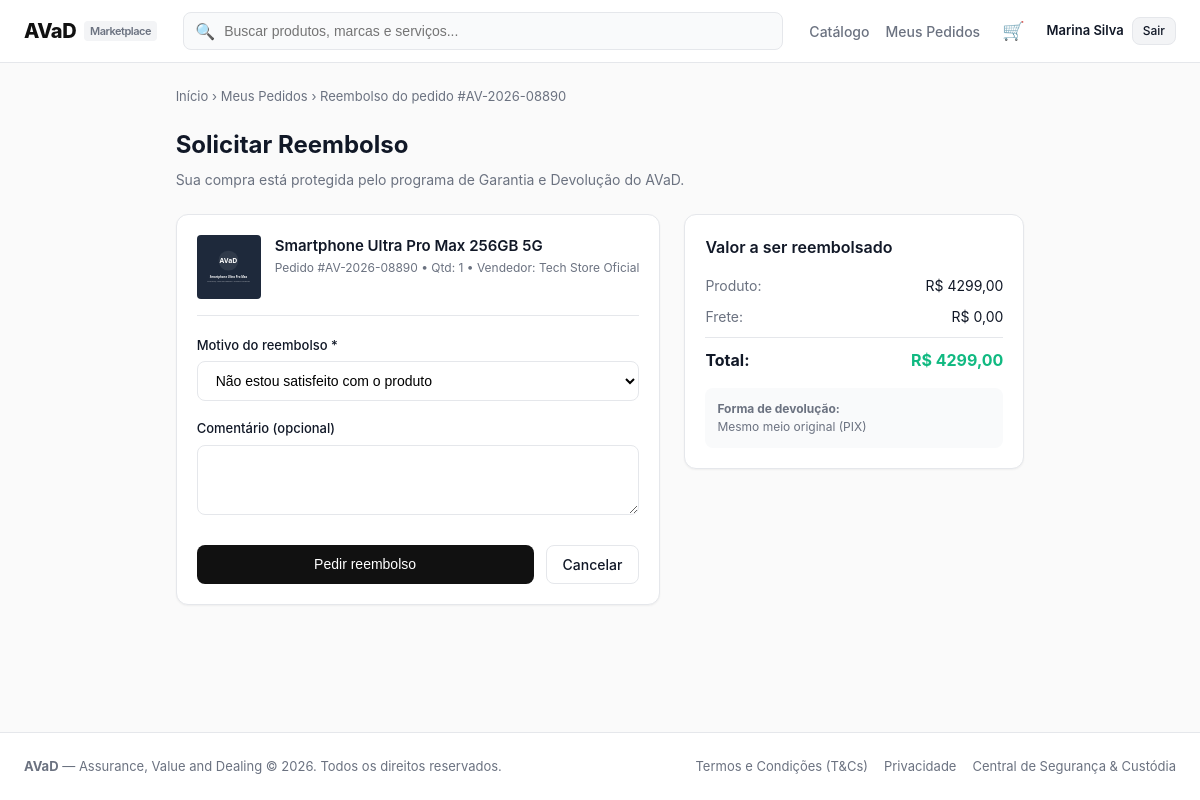
Screenshot of /orders/refund/2/ (signed in) with the database file from the repository.
### accounts/models.py (models this page shows, shortened)
class UserProfile(models.Model):
    user = models.OneToOneField(User, on_delete=models.CASCADE, related_name='profile')
    nome = models.CharField(max_length=16)
    data_nascimento = models.DateField()
    cpf = models.CharField(max_length=14, unique=True)
    cnpj = models.CharField(max_length=18, blank=True, null=True, unique=True)
    tem_cnpj = models.BooleanField(default=False)
    email_verificado = models.BooleanField(default=False)
    is_mediador = models.BooleanField(default=False)
    conta_bancaria_bloqueada = models.BooleanField(default=False)
    suspenso = models.BooleanField(default=False)
    token_verificacao = models.CharField(max_length=64, blank=True, null=True)
    tipo_usuario = models.CharField(max_length=20, choices=[
        ('comprador', 'Comprador'),
        ('vendedor', 'Vendedor'),
        ('mediador', 'Mediador'),
    ], default='comprador')
    nome_loja = models.CharField(max_length=64, blank=True, null=True)

### orders/models.py (models this page shows, shortened)
class Order(models.Model):
    codigo = models.CharField(max_length=20, unique=True, default=generate_order_code)
    comprador = models.ForeignKey(User, on_delete=models.CASCADE, related_name='compras')
    vendedor = models.ForeignKey(User, on_delete=models.CASCADE, related_name='vendas')
    produto = models.ForeignKey('catalog.Product', on_delete=models.CASCADE)
    quantidade = models.PositiveIntegerField(default=1)
    preco_unitario = models.DecimalField(max_digits=10, decimal_places=2)
    valor_frete = models.DecimalField(max_digits=10, decimal_places=2, default=0)
    metodo_frete = models.CharField(max_length=20, choices=METODO_FRETE_CHOICES, default='pac')
    prazo_dias = models.PositiveIntegerField(default=7)
    valor_total = models.DecimalField(max_digits=10, decimal_places=2)
    forma_pagamento = models.CharField(max_length=20, choices=FORMA_PAGAMENTO_CHOICES, default='cartao')
    parcelas = models.PositiveIntegerField(default=1)
    cep_entrega = models.CharField(max_length=10, blank=True)
    endereco_entrega = models.TextField(blank=True)
    codigo_rastreio = models.CharField(max_length=20, blank=True, default='')
    status = models.CharField(max_length=30, choices=STATUS_CHOICES, default='aguardando_pagamento')
    recebimento_confirmado = models.BooleanField(default=False)
    criado_em = models.DateTimeField(auto_now_add=True)
    class Meta:
        ordering = ['-criado_em']

### catalog/models.py (models this page shows, shortened)
class Product(models.Model):
    vendedor = models.ForeignKey(User, on_delete=models.CASCADE, related_name='products')
    titulo = models.CharField(max_length=200)
    categoria = models.CharField(max_length=50, choices=CATEGORIAS)
    descricao = models.TextField()
    caracteristicas = models.TextField(blank=True, help_text='Uma característica por linha')
    preco = models.DecimalField(max_digits=10, decimal_places=2)
    estoque = models.PositiveIntegerField(default=0)
    imagem = models.ImageField(upload_to='products/', blank=True, null=True)
    frete_gratis = models.BooleanField(default=False)
    ativo = models.BooleanField(default=True)
    criado_em = models.DateTimeField(auto_now_add=True)
    class Meta:
        ordering = ['-criado_em']

### orders/views.py (the view)
# urls.py: path('refund/<int:order_id>/', views.refund_view, name='refund'),
@login_required
def refund_view(request, order_id):
    order = get_object_or_404(Order, pk=order_id, comprador=request.user)
    if order.status == 'cancelado':
        messages.warning(request, 'Este pedido já foi cancelado ou reembolsado.')
        return redirect('orders:my_orders')
    if request.method == 'POST':
        form = RefundForm(request.POST)
        if form.is_valid():
            refund = RefundRequest.objects.create(
                pedido=order,
                motivo=form.cleaned_data['motivo'],
                comentario=form.cleaned_data['comentario'],
                valor_reembolso=order.valor_total,
                status='solicitacao_enviada'
            )
            messages.success(request, f'Solicitação de reembolso {refund.protocolo} enviada.')
            return redirect('orders:refund_status', refund_id=refund.id)
    else:
        form = RefundForm()
    return render(request, 'orders/refund.html', {
        'order': order,
        'form': form,
    })

### orders/forms.py
class RefundForm(forms.Form):
    motivo = forms.ChoiceField(label='Motivo do reembolso', choices=[
        ('insatisfeito', 'Não estou satisfeito com o produto'),
        ('defeito', 'Produto com defeito'),
        ('diferente', 'Produto diferente do anunciado'),
        ('danificado', 'Produto danificado no transporte'),
        ('atraso', 'Atraso excessivo na entrega'),
        ('outro', 'Outro motivo'),
    ], widget=forms.Select(attrs={'class': 'form-input'}))
    comentario = forms.CharField(required=False, label='Comentário (opcional)',
                                 widget=forms.Textarea(attrs={'class': 'form-input', 'rows': 3}))

### orders/cart.py (called while the page is built)
    def _qs(self):
        return CartItem.objects.filter(usuario=self.user)

    def count(self):
        total = self._qs().filter(produto__ativo=True).aggregate(t=Sum('quantidade'))['t']
        return total or 0

### orders/context_processors.py (called while the page is built)
def cart_count(request):
    user = getattr(request, 'user', None)
    if user is None or not user.is_authenticated:
        return {'cart_count': 0}
    return {'cart_count': Cart(request).count()}

### templates/orders/refund.html (shortened to what this page needs)
{% extends "base.html" %}
{% block content %}
<div style="font-size: 13px; color: var(--text-muted); margin-bottom: 20px;">
  <a href="{% url 'home' %}">Início</a> &rsaquo;
  <a href="{% url 'orders:my_orders' %}">Meus Pedidos</a> &rsaquo;
  <span>Reembolso do pedido {{ order.codigo }}</span>
</div>
<div style="max-width: 900px; margin: 0 auto;">
  <div style="margin-bottom: 24px;">
    <h1 style="font-size: 24px; font-weight: 700; margin-bottom: 6px;">Solicitar Reembolso</h1>
    <p style="font-size: 14px; color: var(--text-muted);">
      Sua compra está protegida pelo programa de Garantia e Devolução do AVaD.
    </p>
  </div>
  <form method="post" action="{% url 'orders:refund' order.id %}" novalidate>
    <div style="display: grid; grid-template-columns: 1fr 340px; gap: 24px;">
      <div class="card">
        <div style="display: flex; gap: 14px; padding-bottom: 16px; margin-bottom: 20px; border-bottom: 1px solid var(--border-color);">
          <div style="width: 64px; height: 64px; background: #F3F4F6; border-radius: var(--radius-sm); overflow: hidden; flex-shrink: 0;">
            {% if order.produto.imagem %}
              <img src="{{ order.produto.imagem.url }}" alt="{{ order.produto.titulo }}" style="width: 100%; height: 100%; object-fit: cover;">
            {% endif %}
          </div>
          <div>
            <h3 style="font-size: 15px; font-weight: 600;">{{ order.produto.titulo }}</h3>
            <div style="font-size: 12px; color: var(--text-muted); margin-top: 2px;">
              Pedido {{ order.codigo }} &bull; Qtd: {{ order.quantidade }} &bull; Vendedor: {{ order.vendedor.profile.nome_loja|default:order.vendedor.profile.nome }}
            </div>
          </div>
        </div>
        <div class="form-group">
          <label class="form-label" for="{{ form.motivo.id_for_label }}">Motivo do reembolso *</label>
          {{ form.motivo }}
        </div>
        <div class="form-group">
          <label class="form-label" for="{{ form.comentario.id_for_label }}">Comentário (opcional)</label>
          {{ form.comentario }}
        </div>
        <div style="display: flex; gap: 12px; margin-top: 24px;">
          <button type="submit" class="btn btn-primary" style="flex: 1;">
            Pedir reembolso
          </button>
          <a href="{% url 'orders:my_orders' %}" class="btn btn-outline">
            Cancelar
          </a>
        </div>
      </div>
      <div>
        <div class="card" style="position: sticky; top: 80px;">
          <h3 class="card-title" style="margin-bottom: 16px;">Valor a ser reembolsado</h3>
          <div style="display: flex; flex-direction: column; gap: 10px; font-size: 14px; margin-bottom: 16px;">
            <div style="display: flex; justify-content: space-between;">
              <span style="color: var(--text-muted);">Produto:</span>
              <span>R$ {{ order.preco_unitario }}</span>
            </div>
            <div style="display: flex; justify-content: space-between;">
              <span style="color: var(--text-muted);">Frete:</span>
              <span>R$ {{ order.valor_frete }}</span>
            </div>
            <div style="border-top: 1px solid var(--border-color); padding-top: 10px; display: flex; justify-content: space-between; font-weight: 700; font-size: 16px;">
              <span>Total:</span>
              <span style="color: #10B981;">R$ {{ order.valor_total }}</span>
            </div>
          </div>
          <div style="background: #F9FAFB; padding: 12px; border-radius: var(--radius-md); font-size: 12px; color: var(--text-muted);">
            <div><strong>Forma de devolução:</strong></div>
            <div>Mesmo meio original ({{ order.get_forma_pagamento_display }})</div>
          </div>
        </div>
      </div>
    </div>
  </form>
</div>
{% endblock %}

### templates/base.html (shortened to what this page needs)
{% load static %}
<!DOCTYPE html>
<html lang="pt-br">
<head>
  <link rel="stylesheet" href="{% static 'css/style.css' %}">
</head>
<body>
  <header class="navbar">
    <div class="nav-container">
      <a href="{% url 'home' %}" class="logo">
        <span>AVaD</span>
        <span class="logo-tag">Marketplace</span>
      </a>
      <form action="{% url 'catalog:product_list' %}" method="get" class="search-form">
        <span class="search-icon">🔍</span>
        <input type="text" name="q" value="{{ request.GET.q|default:'' }}" class="search-input" placeholder="Buscar produtos, marcas e serviços...">
      </form>
      <nav class="nav-links">
        <a href="{% url 'catalog:product_list' %}" class="nav-link">Catálogo</a>
        {% if user.is_authenticated %}
          <a href="{% url 'orders:my_orders' %}" class="nav-link">Meus Pedidos</a>
          <a href="{% url 'orders:cart' %}" class="nav-link cart-link" title="Carrinho" aria-label="Carrinho">
            🛒{% if cart_count %}<span class="cart-badge">{{ cart_count }}</span>{% endif %}
          </a>
          <div style="display: flex; align-items: center; gap: 8px;">
            <span style="font-size: 13px; font-weight: 600;">{{ user.profile.nome|default:user.username }}</span>
            <a href="{% url 'accounts:logout' %}" class="btn btn-secondary btn-sm">Sair</a>
          </div>
        {% else %}
          <a href="{% url 'accounts:login' %}" class="btn btn-outline btn-sm">Entrar</a>
          <a href="{% url 'accounts:register' %}" class="btn btn-primary btn-sm">Cadastre-se</a>
        {% endif %}
      </nav>
    </div>
  </header>
  <main class="container">
    {% block content %}{% endblock %}
  </main>
  <footer class="footer">
    <div class="footer-inner">
      <div>
        <strong>AVaD</strong> — Assurance, Value and Dealing &copy; 2026. Todos os direitos reservados.
      </div>
      <div style="display: flex; gap: 16px;">
        <a href="#">Termos e Condições (T&Cs)</a>
        <a href="#">Privacidade</a>
        <a href="#">Central de Segurança & Custódia</a>
      </div>
    </div>
  </footer>
</body>
</html>

### static/css/style.css (style rules this page uses)
:root { --bg-main: #FAFAFA; --bg-card: #FFFFFF; --text-main: #111827; --text-muted: #6B7280; --border-color: #E5E7EB; --primary: #111111; --primary-hover: #000000; --accent-emerald: #10B981; --accent-blue: #2563EB; --sidebar-dark: #142621; --sidebar-text: #E2E8F0; --sidebar-muted: #94A3B8; --sidebar-active: #10B981; --danger: #EF4444; --warning: #F59E0B; --success: #10B981; --info: #3B82F6; --radius-sm: 4px; --radius-md: 8px; --radius-lg: 12px; --shadow-sm: 0 1px 2px 0 rgba(0, 0, 0, 0.05); --shadow-md: 0 4px 6px -1px rgba(0, 0, 0, 0.1); --shadow-lg: 0 10px 15px -3px rgba(0, 0, 0, 0.1); }
* { box-sizing: border-box; margin: 0; padding: 0; }
body { font-family: -apple-system, BlinkMacSystemFont, "Segoe UI", Roboto, Helvetica, Arial, sans-serif; background-color: var(--bg-main); color: var(--text-main); line-height: 1.5; min-height: 100vh; display: flex; flex-direction: column; }
a { color: inherit; text-decoration: none; }
.navbar { background-color: #FFFFFF; border-bottom: 1px solid var(--border-color); padding: 12px 24px; position: sticky; top: 0; z-index: 50; }
.nav-container { max-width: 1280px; margin: 0 auto; display: flex; align-items: center; justify-content: space-between; gap: 20px; }
.logo { font-size: 20px; font-weight: 800; letter-spacing: -0.5px; color: var(--primary); display: flex; align-items: center; gap: 8px; }
.logo-tag { font-size: 11px; font-weight: 600; background-color: #F3F4F6; padding: 2px 6px; border-radius: var(--radius-sm); color: var(--text-muted); }
.search-form { flex: 1; max-width: 600px; position: relative; }
.search-input { width: 100%; padding: 10px 16px 10px 40px; border: 1px solid var(--border-color); border-radius: var(--radius-md); font-size: 14px; outline: none; background-color: #F9FAFB; transition: all 0.2s; }
.search-icon { position: absolute; left: 12px; top: 50%; transform: translateY(-50%); color: var(--text-muted); }
.nav-links { display: flex; align-items: center; gap: 16px; font-size: 14px; font-weight: 500; }
.nav-link { color: var(--text-muted); transition: color 0.2s; }
.btn { display: inline-flex; align-items: center; justify-content: center; padding: 8px 16px; border-radius: var(--radius-md); font-size: 14px; font-weight: 500; cursor: pointer; transition: all 0.15s ease-in-out; border: 1px solid transparent; text-decoration: none; gap: 8px; }
.btn-primary { background-color: var(--primary); color: #FFFFFF; }
.btn-secondary { background-color: #F3F4F6; color: var(--text-main); border-color: var(--border-color); }
.btn-outline { background-color: transparent; border-color: var(--border-color); color: var(--text-main); }
.btn-sm { padding: 4px 10px; font-size: 12px; }
.container { max-width: 1280px; margin: 0 auto; padding: 24px 16px; flex: 1; }
.form-group { margin-bottom: 18px; }
.form-label { display: block; font-size: 13px; font-weight: 500; margin-bottom: 6px; color: var(--text-main); }
.form-input, .form-select, textarea.form-input { width: 100%; padding: 10px 14px; border: 1px solid var(--border-color); border-radius: var(--radius-md); font-size: 14px; outline: none; transition: border-color 0.15s; background-color: #FFFFFF; }
.card { background-color: var(--bg-card); border: 1px solid var(--border-color); border-radius: var(--radius-lg); padding: 20px; box-shadow: var(--shadow-sm); }
.card-title { font-size: 16px; font-weight: 600; }
.footer { background: #FFFFFF; border-top: 1px solid var(--border-color); padding: 24px; margin-top: auto; font-size: 13px; color: var(--text-muted); }
.footer-inner { max-width: 1280px; margin: 0 auto; display: flex; justify-content: space-between; align-items: center; }
.cart-link { position: relative; font-size: 18px; line-height: 1; padding: 4px 6px; }

### rows the page displays
Order: codigo "#AV-2026-08890", produto.imagem (picture), produto.titulo "Smartphone Ultra Pro Max 256GB 5G", quantidade "1", vendedor.profile.nome_loja "Tech Store Oficial", preco_unitario "4299,00", valor_frete "0,00", valor_total "4299,00", forma_pagamento "PIX"

### other values shown
{{ user.profile.nome|default:user.username }} "Marina Silva"
